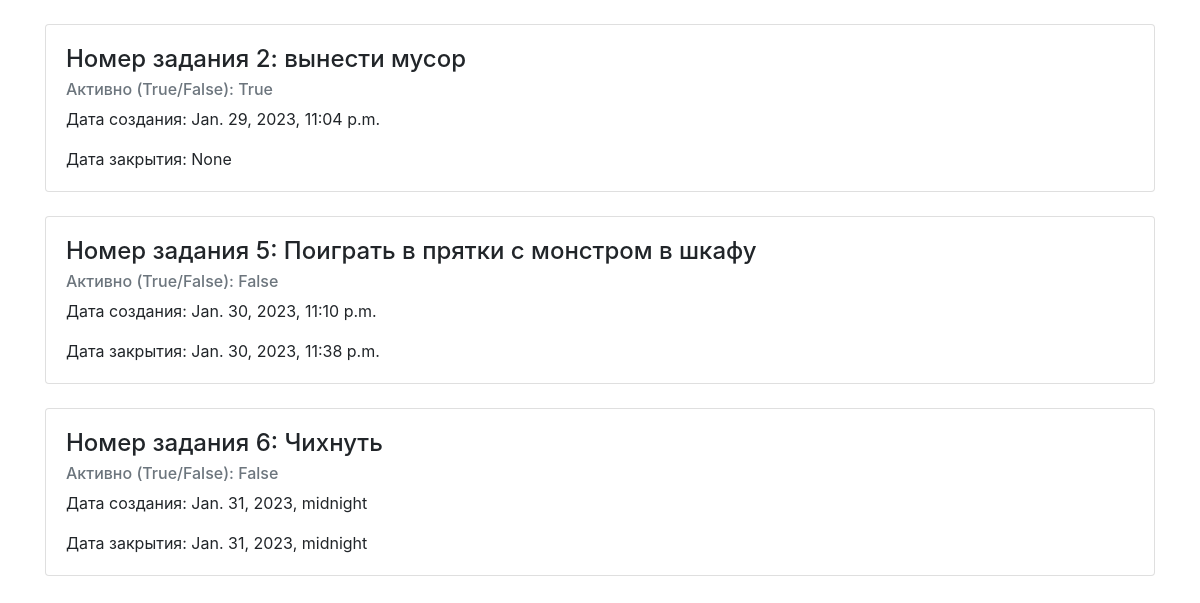
The page /todo_list/tasks/view_all on the database its author committed.
### todo_list/models.py (models this page shows, shortened)
class Task(TimeStampedModel):
    """1 В каждой задаче есть название, говорящее о том, что нужно сделать,
    например, "купить в магазине новый утюг".
    2 В каждой задаче есть отметка выполнена она или нет (по умолчанию     не выполнена).
    3 4 У каждой задачи есть дата и время создания, дата и время завершения.
    Время завершения задачи проставляется в момент проставления галочки о завершении задачи.
    Время завершения задачи убирается (становится null) в момент снятия галочки о завершении задачи."""
    name = models.CharField(max_length=64, help_text="Описание задачи")
    is_active = models.BooleanField(default=True, help_text="Активна ли задача")
    timestamp_created = models.DateTimeField(auto_now_add=True, help_text="Дата создания задачи")
    timestamp_closed = models.DateTimeField(blank=True, null=True, help_text="Дата завершения задачи")

### todo_list/views.py (the view)
# urls.py: path("tasks/view_all", TaskListView.as_view(), name="view_all_tasks"),
class TaskListView(ListView):
    context_object_name = 'tasks_'
    queryset = Task.objects.filter()
    template_name = "task_list.html"

### todo_list/templates/task_list.html
{% extends 'base.html' %}
{% block content %}
    {% for task in tasks_ %}
        <div class="card mb-4">
            <div class="card-body">
                <h4 class="card-title"> Номер задания {{ task.pk }}: {{ task.name }} </h4>
                <h6 class="card-subtitle mb-2 text-muted">Активно (True/False): {{ task.is_active }}</h6>
                <p class="card-text">Дата создания: {{ task.timestamp_created }}</p>
                <p class="card-text">Дата закрытия: {{ task.timestamp_closed }}</p>
            </div>
        </div>
    {% endfor %}
{% endblock content %}

### todo_list/templates/base.html (shortened to what this page needs)
<!doctype html>
<html lang="en">
<head>
    <link rel="stylesheet" href="https://stackpath.bootstrapcdn.com/bootstrap/4.3.1/css/bootstrap.min.css"
>
</head>
<body class="container mt-4">
{% block content %}
{% endblock content %}
</body>
</html>

### rows shown on the page
Task: pk "2", name "вынести мусор", is_active "True", timestamp_created "Jan. 29, 2023, 11:04 p.m.", timestamp_closed "None"
Task: pk "5", name "Поиграть в прятки с монстром в шкафу", is_active "False", timestamp_created "Jan. 30, 2023, 11:10 p.m.", timestamp_closed "Jan. 30, 2023, 11:38 p.m."
Task: pk "6", name "Чихнуть", is_active "False", timestamp_created "Jan. 31, 2023, midnight", timestamp_closed "Jan. 31, 2023, midnight"
